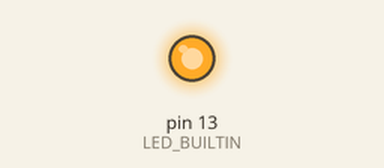
Simulated run of this sketch. Board: Arduino Uno, built with avr-gcc and run on an emulated ATmega328P. Parts: output pins drawn as LEDs (lit = HIGH). What the sketch prints to the serial monitor is not drawn.

Above: at 0.1 s.
At 2.1 s:
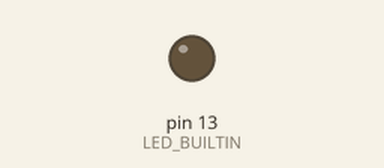
Timing chart, 0 to 3.6 s (numbered marks = the images above):
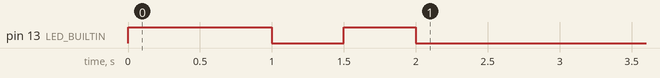

The sketch:

arduino.ino
```cpp
char s_start = '!';
char s_end = ';';

char up = 'U';
char down = 'D';
char left = 'L';
char right = 'R';
char front = 'F';
char back = 'B';
char two_times = '2';
char three_times = '3';

char datafromUser;

void setup() {
  // put your setup code here, to run once:
  pinMode( LED_BUILTIN , OUTPUT );

  digitalWrite(LED_BUILTIN, HIGH);
  delay(1000);
  digitalWrite(LED_BUILTIN, LOW);
  delay(500);
  digitalWrite(LED_BUILTIN, HIGH);
  delay(500);
  digitalWrite(LED_BUILTIN, LOW);

  Serial.begin(9600);
  delay(1000);
  Serial.print(s_start);
  delay(100);
}

String solve = "";
String lastSolve = "";
bool full_msg = false;
void loop() {
  // put your main code here, to run repeatedly:
  while (Serial.available() > 0) {
    datafromUser = Serial.read();
    Serial.flush();

    if (datafromUser == s_start) {
      full_msg = false;
      solve = "";
    } else if (datafromUser == s_end) {
      full_msg = true;
    } else {
      solve += datafromUser;
    }

    if (full_msg) {
      lastSolve = solve;
      Serial.println(lastSolve);
    }

    if (datafromUser != s_start) {
      // SWITCH
    }

   }
}
```
